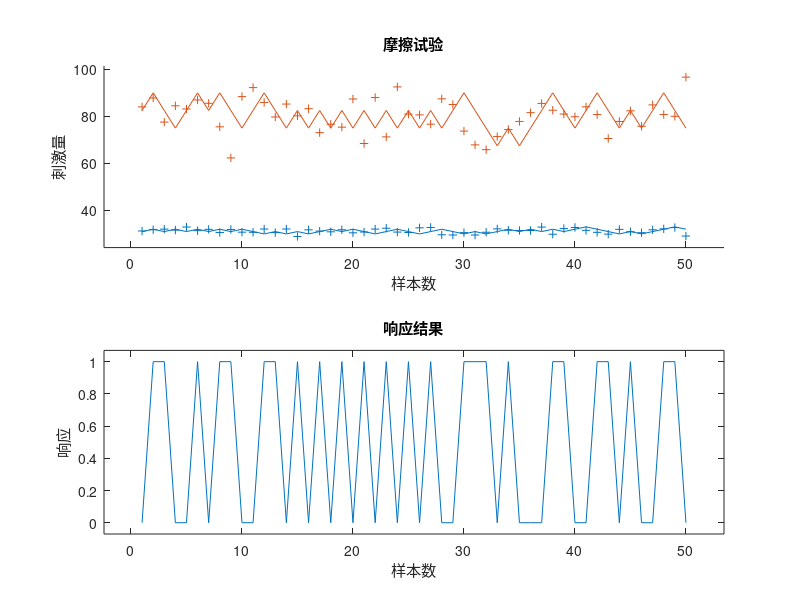

This figure's MATLAB source:
%% 2022.1.19 尝试蒙特卡洛生成撞击数据
clc
clear all

% 初始参数设置
R = 200; % 手动选择颗粒直径
% R = 300;
% R = 400;
% R = 500;

num = 50; %样本量

if R == 200 
    mu = 31;  % 正态分布参数（？依据仿真试验产生数据作为先验知识）
    sigma = 1; 
end
if R == 300
    mu = 15;
    sigma = 5;
end
if R == 400
    mu = 8;
    sigma = 2;
end
if R == 500
   mu = 2.5;
   sigma = 0.5;
end
xint = mu;  % 初始刺激量x1
d = sigma;  %步长

% xci为生成正态随机数
xc = normrnd(mu, sigma, 1, num);

x = zeros(1,num); %存放xi
x(1) = xint; %初始刺激量
y = zeros(1,num); %存放响应值0或1
Ri = zeros(1,num); %存放颗粒直径d

for i = 1:num
    Ri(i) = R;
    if x(i) >= xc(i)
        y(i) = 1;
        x(i+1) = x(i)-d;
    else
        y(i) = 0;
        x(i+1) = x(i)+d;
    end
end
x(:,num+1) = []; %删除生成的第num+1个数据

% 存放撞击生成数据集
data_zj = [Ri', x', y']; 

% 可视化
xzhou = 1:1:num;
subplot(2,1,1); scatter(xzhou,xc,'+'); hold on; plot(xzhou,x); 
xlabel('样本数'); ylabel('刺激量'); title('撞击试验'); axis padded

subplot(2,1,2); plot(xzhou,y) ;
xlabel('样本数'); ylabel('响应'); title('响应结果'); ylim([0 1]); axis padded

%% 2022.1.19 尝试蒙特卡洛生成摩擦数据
clc
clear all

% 初始参数设置
R = 200; % 手动选择颗粒直径
% R = 300;
% R = 400;
% R = 500;

num = 50; %样本量

if R == 200 
    mu = 82.5;  % 临界压力的正态分布参数（？依据仿真试验产生数据作为先验知识）
    sigma = 7.5; 
    
end
if R == 300
    mu = 90;
    sigma = 5;
end
if R == 400
    mu = 210;
    sigma = 10;
end
if R == 500
   mu = 96;
   sigma = 1;
end
xint = mu;  % 初始刺激量x1
d = sigma;  %步长

% xci为生成正态随机数
xc = normrnd(mu, sigma, 1, num);

x = zeros(1,num); %存放xi
x(1) = xint; %初始刺激量
y = zeros(1,num); %存放响应值0或1

Ri = zeros(1,num); %存放颗粒直径d
thetai = zeros(1,num);

for i = 1:num
    Ri(i) = R;
    thetai(i) = 90; %摆角
    if x(i) >= xc(i)
        y(i) = 1;
        x(i+1) = x(i)-d;
    else
        y(i) = 0;
        x(i+1) = x(i)+d;
    end
end
x(:,num+1) = []; %删除生成的第num+1个数据

% 存放撞击生成数据集
data_mc = [Ri', x', thetai', y']; 

% 可视化
xzhou = 1:1:num;
subplot(2,1,1); scatter(xzhou,xc,'+'); hold on; plot(xzhou,x); 
xlabel('样本数'); ylabel('刺激量'); title('摩擦试验'); axis padded

subplot(2,1,2); plot(xzhou,y) ;
xlabel('样本数'); ylabel('响应'); title('响应结果'); ylim([0 1]); axis padded